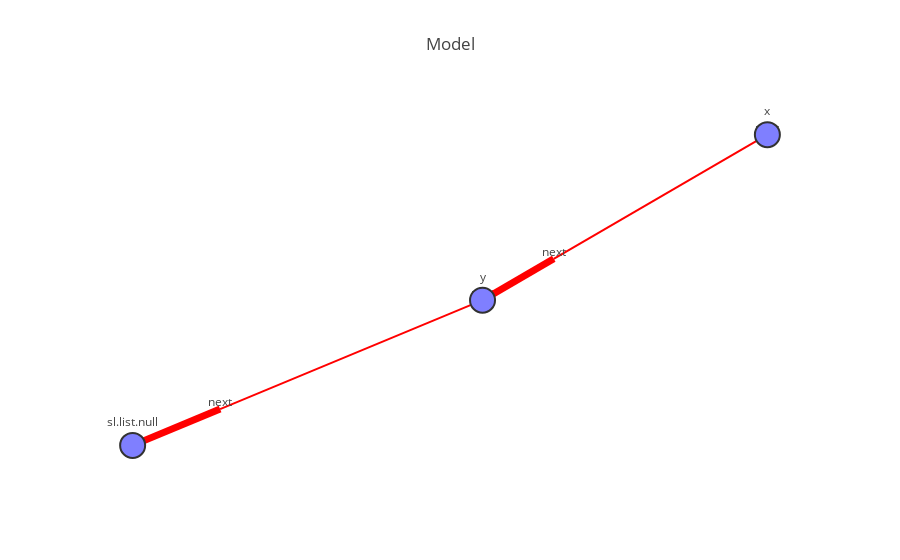

Notebook code cell kept with this figure:
### Markdown cell above
Observe that `x` and `y` are interpreted as different locations, since they are both allocated and separated by a separating conjunction. We can use the API to visualize the model:

### Code cell
iplot(m)

### Figure 1 — Plotly figure (JSON) as saved in the notebook; plotly's stock layout.template omitted (floating-point values rounded to 4 significant figures)
{"data": [{"hoverinfo": "none", "line": {"color": "red", "width": 2}, "mode": "lines+text", "text": "next", "textposition": "top", "type": "scatter", "x": [0.06608, -0.7335, null, 0.9339, 0.283, null], "y": [-0.01313, -0.2236, null, 0.3068, 0.06686, null]}, {"hoverinfo": "none", "line": {"color": "red", "width": 7}, "mode": "lines", "type": "scatter", "x": [-0.7335, -1, null, 0.283, 0.06608, null], "y": [-0.2236, -0.2937, null, 0.06686, -0.01313, null]}, {"hoverinfo": "text", "marker": {"color": "rgb(127,127,255)", "line": {"color": "rgb(50,50,50)", "width": 2}, "size": 25, "symbol": "dot"}, "mode": "markers+text", "text": ["y", "x", "sl.list.null"], "textposition": "top", "type": "scatter", "x": [0.06608, 0.9339, -1], "y": [-0.01313, 0.3068, -0.2937]}], "layout": {"font": {"size": 12}, "hovermode": "closest", "showlegend": false, "title": "Model", "xaxis": {"showgrid": false, "showticklabels": false, "zeroline": false}, "yaxis": {"showgrid": false, "showticklabels": false, "zeroline": false}}}
